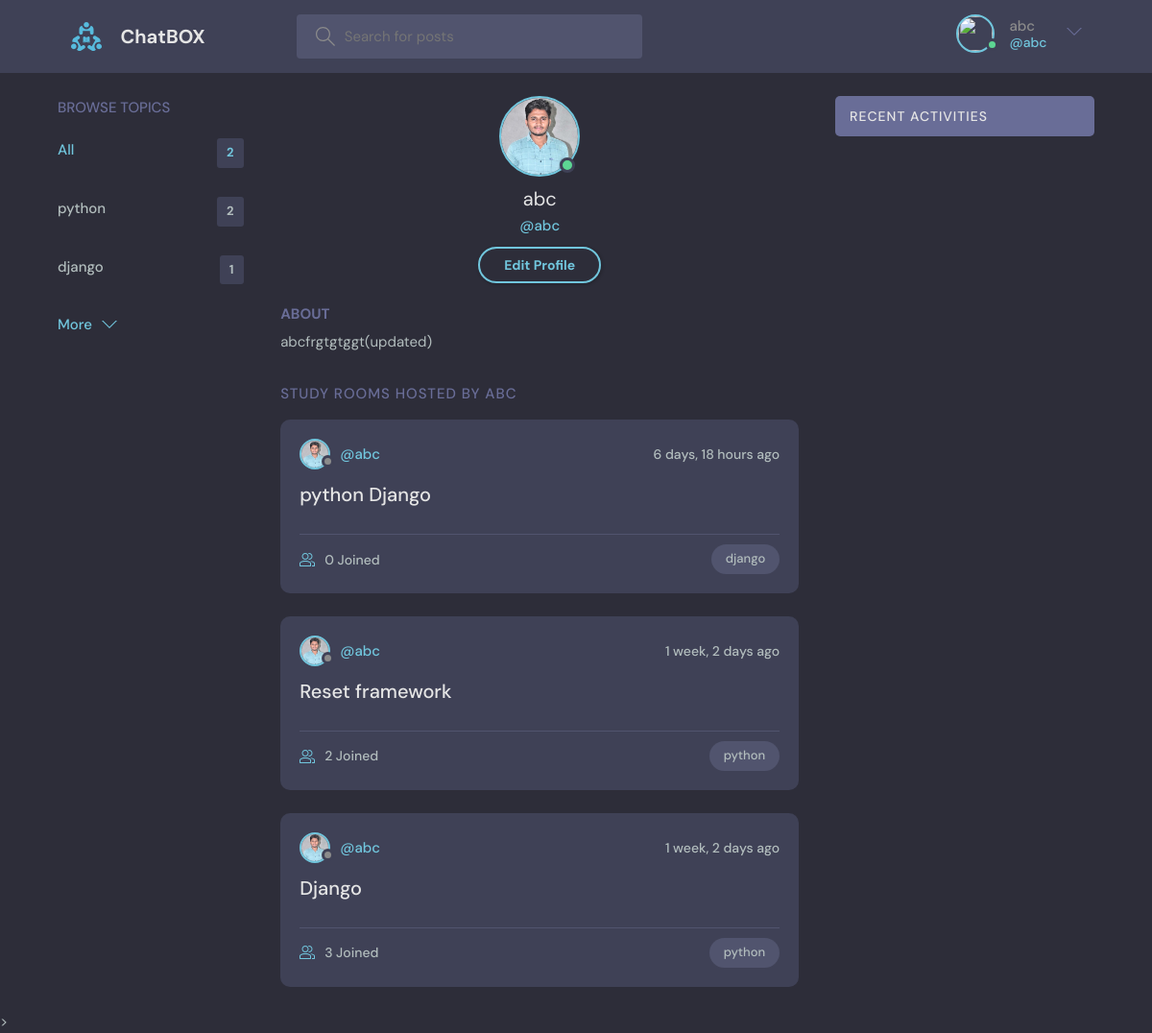
/profile/1/ (signed in), run on the app's committed database.
### project/log_app/models.py (models this page shows, shortened)
class User(AbstractUser):
    name = models.CharField(max_length=200, null=True)
    email = models.EmailField(unique=True, null=True)
    bio = models.TextField(null=True)
    avatar = models.ImageField(null=True, default="avatar.svg")
    USERNAME_FIELD = 'email'
    REQUIRED_FIELDS = []

class Topic(models.Model):
    name = models.CharField(max_length=200)

class Room(models.Model):
    host = models.ForeignKey(User, on_delete=models.SET_NULL,null=True)
    topic = models.ForeignKey(Topic, on_delete=models.SET_NULL,null=True)
    name = models.CharField(max_length=200)
    description = models.TextField(null=True, blank=True)
    participants = models.ManyToManyField(User, related_name='Participents', blank=True)
    updated = models.DateTimeField(auto_now=True)
    created = models.DateTimeField(auto_now_add=True)
    class Meta:
        ordering = ['-updated' , '-created']

### project/log_app/views.py (the view)
# urls.py: path('profile/<str:pk>/', views.userProfile, name="user-profile"),
def userProfile(request, pk):
    user = User.objects.get(id=pk)
    rooms = user.room_set.all()
    room_messages = user.massage_set.all()
    topics = Topic.objects.all()
    context = {'user': user, 'rooms': rooms,'topics': topics,
               'room_messages': room_messages }
    return render(request, 'profile.html', context)

### project/templates/profile.html
{% extends 'main.html' %}
{% block content %}
<main class="profile-page layout layout--3">
  <div class="container">
    {% include 'topics_component.html' %}
    <div class="roomList">
      <div class="profile">
        <div class="profile__avatar">
          <div class="avatar avatar--large active">
            <img src="{{user.avatar.url}}" />
          </div>
        </div>
        <div class="profile__info">
          <h3>{{user.name}}</h3>
          <p>@{{user.username}}</p>
          {% if request.user == user %}
          <a href="{% url 'update-user' %}" class="btn btn--main btn--pill">Edit Profile</a>
          {% endif %}
        </div>
        <div class="profile__about">
          <h3>About</h3>
          <p>
            {{user.bio}}
          </p>
        </div>
      </div>
      <div class="roomList__header">
        <div>
          <h2>Study Rooms Hosted by {{user.username}}</a>
          </h2>
        </div>
      </div>
      {% include 'feed_component.html' %}
    </div>
    {% include 'activity_component.html' %}
  </div>
</main>
{% endblock content %}

### project/templates/navig.html (shortened to what this page needs)
{% load static %}
<header class="header header--loggedIn">
    <div class="container">
      <a href="{% url 'first' %}" class="header__logo">
        <img src="{% static 'images/logo.svg' %}" />
        <h1>ChatBOX</h1>
      </a>
      <form class="header__search" method="GET" action="{% url 'first' %}">
        <label>
          <input name="q" placeholder="Search for posts" />
        </label>
      </form>
      <nav class="header__menu">
        {% if request.user.is_authenticated %}
        <div class="header__user">
          <a href="{% url 'update-user' %}">
            <div class="avatar avatar--medium active">
              <img src="{{room.host.avatar.url}}" />
            </div>
            <p>{{request.user.username}} <span>@{{request.user.username}}</span></p>
          </a>
          <button class="dropdown-button">
            <svg version="1.1" xmlns="http://www.w3.org/2000/svg" width="32" height="32" viewBox="0 0 32 32">
              <title>chevron-down</title>
              <path d="M16 21l-13-13h-3l16 16 16-16h-3l-13 13z"></path>
            </svg>
          </button>
        </div>
        {% else %}
        <a href="{% url 'login' %}">
          <img src="{% static 'images/avatar.svg' %}" />
          <p>Login</p>
        </a>
        {% endif %}
      </nav>
    </div>
  </header>

### project/templates/topics_component.html
<div class="topics">
    <div class="topics__header">
      <h2>Browse Topics</h2>
    </div>
    <ul class="topics__list">
      <li>
        <a href="{% url 'first' %}" class="active">All <span>{{topics.count}}</span></a>
      </li>
      {% for topic in topics %}
      <li>
        <a href="{% url 'first' %}?q={{topic.name}}">{{topic.name}} <span>{{topic.room_set.all.count}}</span></a>
      </li>
      {% endfor %}
    </ul>
    <a class="btn btn--link" href="{% url 'topics' %}">
      More
      <svg version="1.1" xmlns="http://www.w3.org/2000/svg" width="32" height="32" viewBox="0 0 32 32">
        <title>chevron-down</title>
        <path d="M16 21l-13-13h-3l16 16 16-16h-3l-13 13z"></path>
      </svg>
    </a>
  </div>

### project/templates/feed_component.html (shortened to what this page needs)
{%  for room in rooms %}
<div class="roomListRoom">
    <div class="roomListRoom__header">
      <a href="{% url 'user-profile' room.host.id %}" class="roomListRoom__author">
        <div class="avatar avatar--small">
          <img src="{{room.host.avatar.url}}" />
        </div>
        <span>@{{room.host.username}}</span>
      </a>
      <div class="roomListRoom__actions">
        <span>{{room.created|timesince}} ago</span>
      </div>
    </div>
    <div class="roomListRoom__content">
      <a href="{% url 'second' room.id %}">{{room.name}}</a>
    </div>
    <div class="roomListRoom__meta">
      <a href="{% url 'second' room.id %}" class="roomListRoom__joined">
        {{room.participants.all.count}} Joined
      </a>
      <p class="roomListRoom__topic">{{room.topic.name}}</p>
    </div>
</div>
{% endfor %}

### data on the page
User: user.username "abc", avatar (picture), name "abc", username "abc", bio "abcfrgtgtggt(updated)", username "ABC"
Topic: name "python", room_set.all.count "2"
Topic: name "django", room_set.all.count "1"
Room: host.avatar (picture), host.username "abc", created "6 days, 18 hours", name "python Django", participants.all.count "0", topic.name "django"
Room: host.avatar (picture), host.username "abc", created "1 week, 2 days", name "Reset framework", participants.all.count "2", topic.name "python"
Room: host.avatar (picture), host.username "abc", created "1 week, 2 days", name "Django", participants.all.count "3", topic.name "python"

### other printed values
{{ topics.count }} "2"
